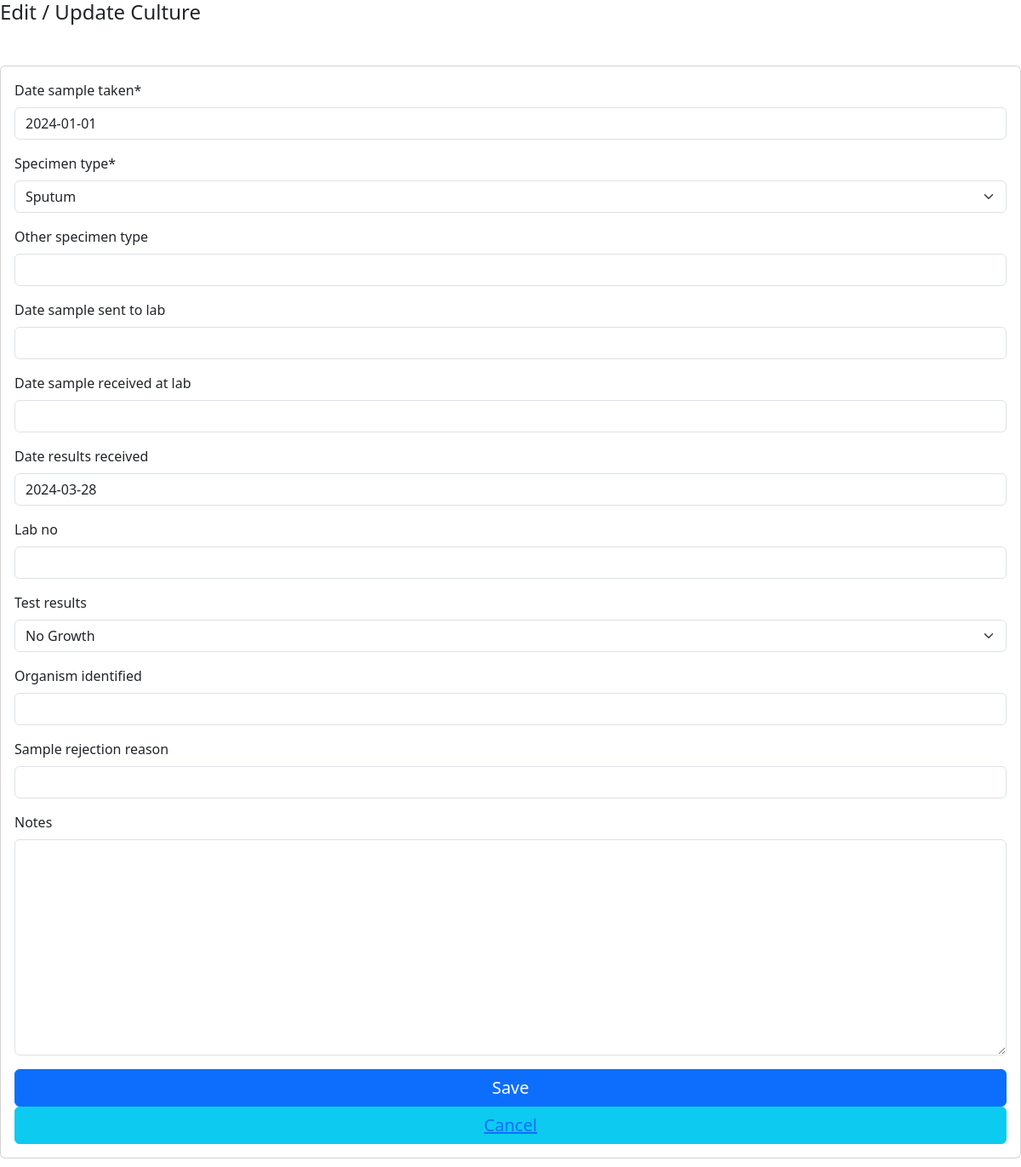
The app's page /client/edit/laboratory_culture/1/ with its own data.
### tb_app/models.py (models this page shows, shortened)
class Laboratory_Culture(TSIS2BaseModel):
    client = models.ForeignKey("client", blank=False, null=False, on_delete=models.PROTECT)
    date_sample_taken = models.DateField(blank=False, null=False, default='2024-01-01')
    specimen_type = models.CharField(blank=False, null=False,max_length=255, choices=SPECIMEN, default=6)
    other_specimen_type =models.CharField(blank=True, null=True, max_length=255)
    date_sample_sent_to_lab = models.DateField(blank=True, null=True)
    date_sample_received_at_lab = models.DateField(blank=True, null=True)
    date_results_received = models.DateField(blank=True, null=True)
    lab_no = models.CharField(blank=True, null=True, max_length=255)
    test_results = models.CharField(blank=True, null=True, max_length=255, choices=CULTURE_RESULTS)
    organism_identified = models.CharField(blank=True, null=True, max_length=255)
    sample_rejection_reason = models.CharField(blank=True, null=True, max_length=255)
    notes = models.TextField(blank=True, null=True)

### tb_app/views.py (the view)
# urls.py: path('edit/laboratory_culture/<int:laboratory_culture_id>/', edit_laboratory_culture, name='edit_laboratory_culture'),
def edit_laboratory_culture(request, laboratory_culture_id):
    laboratory_culture = get_object_or_404(Laboratory_Culture, pk=laboratory_culture_id)
    client = laboratory_culture.client
    if request.method == 'POST':
        form = Laboratory_CultureForm(request.POST, instance=laboratory_culture)
        if form.is_valid():
            laboratory_culture = form.save(commit=False)
            laboratory_culture.modified_by_id =  request.session['User_id']
            laboratory_culture.modified_on =  datetime.now()
            laboratory_culture.save()
            return render(request, 'close_window.html')
    else:
        form = Laboratory_CultureForm(instance=laboratory_culture)
    return render(request, 'edit_laboratory_culture.html', {'form': form, 'laboratory_culture': laboratory_culture})

### tb_app/forms.py
class Laboratory_CultureForm(forms.ModelForm):
    class Meta:
        model = Laboratory_Culture
        exclude = ['created_at', 'modified_on', 'created_by', 'modified_by', 'is_active', 'deleted_at', 'deleted_by', 'client', 'facility']
        widgets = {
            "test_date": DatePickerInput(),
             "date_sample_taken": DatePickerInput(),
              "date_sample_sent": DatePickerInput(),
               "date_results_received": DatePickerInput(),
                 "date_sample_sent_to_lab": DatePickerInput(),
                 "date_sample_received_at_lab": DatePickerInput(),
        }

### tb_app/base_model.py (called while the page is built)
    def get_queryset(self):
        if self.include_deleted:
            return TSIS2BaseQuerySet(self.model)
        return TSIS2BaseQuerySet(self.model).filter(deleted_at=None)

### tb_app/templates/edit_laboratory_culture.html (shortened to what this page needs)
  {% load widget_tweaks %}
  {% load bootstrap5 %}
  {% bootstrap_css %}
  {% load crispy_forms_tags %}
  {% block content %}
<h4>Edit / Update Culture</h4>
<form method="POST" class="card p-3 mt-5 form-floating form-horizontal form-group">
  {{ form|crispy}}
  <button type="submit" class="btn btn-primary" style="font-size: 20px;">Save</button>
  <button class="btn btn-info" style="font-size: 20px;"><a href="{% url 'close_window'  %}">Cancel</a></button>
 </form>
{% endblock %}

### records on screen
Laboratory_Culture: date_sample_taken "2024-01-01", specimen_type "Sputum", date_results_received "2024-03-28", test_results "No Growth"
